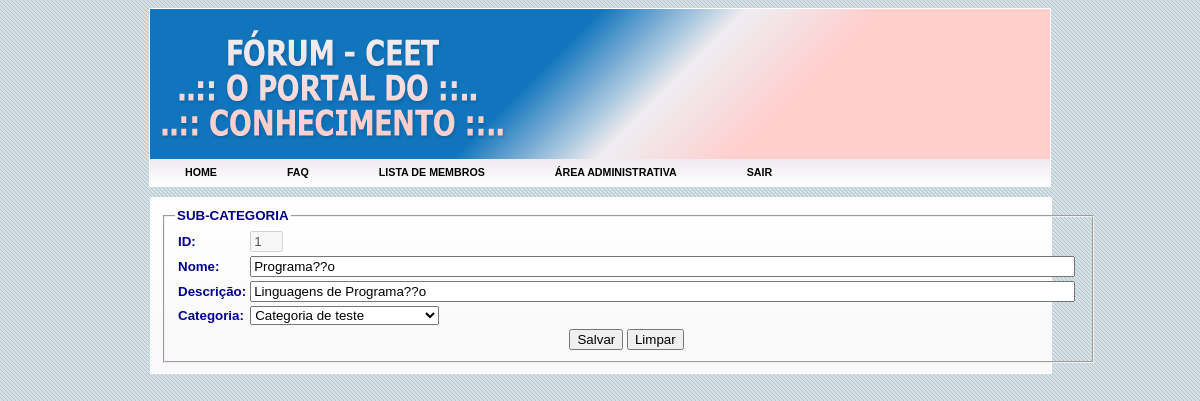
The app's page /forum/alterarSubCategoria.php?idsubcategoria=1&opcao=2 (signed in) with its own data.
### tables this page shows
CREATE TABLE `subcategoria` (
  `idsubcategoria` int(11) NOT NULL,
  `categoria_idcategoria` int(11) NOT NULL,
  `nome_subcategoria` varchar(45) DEFAULT NULL,
  `descricao` varchar(100) DEFAULT NULL
);

### models/Sessao.php (called while the page is built, shortened)
<?php
class Sessao
{
	public function getVariavelSessao($sVariavel)
    {
		return isset($_SESSION[$sVariavel]) ? $_SESSION[$sVariavel] : null;
	}
}

### models/SubCategoria.php (called while the page is built, shortened)
<?php
require_once("BancoDados.php");
class SubCategoria {
    private $idsubcategoria;
    private $nome_subcategoria;
    private $descricao;
    public function __construct($idsubcategoria = 0, $idcategoria = 0, $nome_subcategoria = null, $descricao = null) {
        $this->idsubcategoria = $idsubcategoria;
        $this->nome_subcategoria = $nome_subcategoria;
        $this->descricao = $descricao;
    }
    public function getIdSubCategoria() {
        return $this->idsubcategoria;
    }
    public function setIdSubCategoria($idsubcategoria) {
        $this->idsubcategoria = $idsubcategoria;
    }
    public function getNomeSubCategoria() {
        return $this->nome_subcategoria;
    }
    public function setNomeSubCategoria($nome_subcategoria) {
        $this->nome_subcategoria = $nome_subcategoria;
    }
    public function getDescricao() {
        return $this->descricao;
    }
    public function setDescricao($descricao) {
        $this->descricao = $descricao;
    }
    public function listar() {
        $oBanco = new BancoDados();
        $sQuery = "
        SELECT *
        FROM
            subcategoria
        WHERE
            idsubcategoria=".$this->getIdSubCategoria();
        if($oBanco->pesquisar($sQuery) && $oBanco->getQtd() > 0){
            return true;
        } else {
            ;
            return false;
        }
    }
}
?>

### models/BancoDados.php (called while the page is built, shortened)
<?php
class BancoDados {
    private $conexao;
    private $resultado;
    private $qtd;
    public function getResultado() {
        return $this->resultado;
    }
    public function getQtd() {
        return $this->qtd;
    }
    public function conectar(){
        $this->conexao = mysqli_connect(URL, USER, PASSWORD, NOME_BANCO, PORTA);
        mysqli_select_db($this->conexao, NOME_BANCO);
    }
    public function pesquisar($sql = "") {
        $lista = array();
        if ($sql == "") {
            $this->resultado = 0;
            $this->qtd = 0;
            return false;
        } else {
            $this->resultado = mysqli_query($this->conexao, $sql);
            if ($this->resultado) {
                $this->qtd = mysqli_num_rows($this->resultado);
                while($linha = mysqli_fetch_array($this->resultado, MYSQLI_ASSOC)){
                    $lista[] = $linha;
                }
                $this->resultado = $lista;
                return true;
            } else {
                $this->registrarLog("SQL: ".$sql." <br/> ERRO: ".mysqli_error($this->conexao));
                return false;
            }
        }
    }
}
?>

### models/Categoria.php (called while the page is built, shortened)
<?php
require_once("BancoDados.php");
class Categoria {
    private $idcategoria;
    private $nome_categoria;
    public function __construct($idcategoria = 0, $nome_categoria = null, $descricao = null) {
        $this->idcategoria = $idcategoria ;
        $this->nome_categoria = $nome_categoria;
    }
    public function getIdCategoria() {
        return $this->idcategoria;
    }
    public function getNomeCategoria() {
        return $this->nome_categoria;
    }
    public function listarTodos($iFirstReg = -1, $iLastReg = -1){
        $oBanco = new BancoDados();
        $lista = array();
        $sQuery = "
        SELECT *
        FROM
            categoria";
        if($oBanco->pesquisar($sQuery) && $oBanco->getQtd() > 0){
            $categorias = $oBanco->getResultado();
            foreach($categorias as $categoria){
                $lista[] = new Categoria($categoria['idcategoria'], $categoria['nome_categoria'], $categoria['descricao']);
            }
        }
        return ($lista);
    }
}
?>

### forum/alterarSubCategoria.php (the view, shortened to what this page needs)
<?php
require_once("../models/Sessao.php");
require_once("../models/Categoria.php");
require_once("../models/SubCategoria.php");
$oSessao = new Sessao();
$oCategoria = new Categoria();
$oSubCategoria = new SubCategoria();
$erro = null;
$opcao = @$_GET['opcao'];
switch ($opcao) {
    case 2:
        if (!$idsubcategoria = @$_GET['idsubcategoria']) {
            $erro = "<center><h1>ERRO AO EXIBIR SUBCATEGORIA!<br/>ID SUBCATEGORIA NAO INFORMADO!</h1></center>";
        } else {
            $oSubCategoria->setIdSubCategoria($idsubcategoria);
            if ($oSubCategoria->listar()) {
                $nomeSubCategoria = $oSubCategoria->getNomeSubCategoria();
                $descricao = $oSubCategoria->getDescricao();
            } else {
                $erro = "<center><h1>SUBCATEGORIA NAO ENCONTRADA</h1></center>";
            }
        }
        break;
}
?>
<!DOCTYPE html PUBLIC "-//W3C//DTD XHTML 1.0 Transitional//EN"
    "http://www.w3.org/TR/xhtml1/DTD/xhtml1-transitional.dtd">
<html xmlns="http://www.w3.org/1999/xhtml" xml:lang="pt" lang="pt" dir="ltr">
    <head>
        <link rel='stylesheet' href='../css/estilo_forum.css' type='text/css' media='screen'/>
        <link rel="stylesheet" href="../css/menu_style.css" type="text/css" />
    </head>
    <body>
        <div id='container'>
            <div id='cabecalho'>
                <div id='banner_superior'>
                    <div id='banner_superior_figura'>
                        <img src='../img/banner_texto_forum.png'/>
                    </div>
                </div>
                <div id='menu_superior'>
                    <ul>
                        <li><a href="./index.php" >HOME</a></li>
                        <li><a href="./faq.php" >FAQ</a></li>
                        <?php if (($oSessao->getVariavelSessao("nivelAcesso") != "Aluno") && ($oSessao->getVariavelSessao("nivelAcesso") != "Professor" && $oSessao->getVariavelSessao("nivelAcesso") != "Usu�rio")) { ?>
                            <li><a href="./membros.php">LISTA DE MEMBROS</a></li>
                            <li>
                                <a href="#">&Aacute;REA ADMINISTRATIVA</a>
                            </li>
                        <?php } ?>
                        <li><a href='../portal/index.php'>SAIR</a></li>
                    </ul>
                </div>
            </div>
            <div id='conteudo'>
                <?php if (!$erro) { ?>
                    <fieldset>
                        <legend><b>SUB-CATEGORIA</b></legend>
                        <form name='formCategoria' method='post' action='salvarSubCategoria.php' onSubmit='return validarCategoria();'>
                            <table>
                                <tr>
                                    <td><b>ID:</b></td>
                                    <td><input type='text' name='campoID' size=1 id='campoID' value='<?php echo $idsubcategoria;?>' disabled /></td>
                                    <td><input type='hidden' name='campoID' id='campoID' value='<?php echo $idsubcategoria;?>' /></td>
                                </tr>
                                <tr>
                                    <td><b>Nome:</b></td>
                                    <td><input type='text' size=100 name='campoNome' id='campoNome' class='campoNome' value='<?php echo $nomeSubCategoria;?>'/></td>
                                </tr>
                                <tr>
                                    <td><b>Descri&ccedil;&atilde;o:</b></td>
                                    <td><input type='text' size=100 name='campoDescricao' id='campoDescricao' class='campoDescricao' value='<?php echo $descricao;?>'/></td>
                                </tr>
                                <tr>
                                    <td><b>Categoria:</b></td>
                                    <td>
                                        <select name='selectCategoria' id='selectCategoria'>
                                            <?php
                                            $listaCategorias = $oCategoria->listarTodos();
                                            if ($listaCategorias) {
                                                foreach($listaCategorias as $categoria){
                                                    echo "<option value='".$categoria->getIdCategoria()."'>".$categoria->getNomeCategoria()."</option>";
                                                }
                                            } else {
                                                echo "<b>SUBCATEGORIA NAO ENCONTRADA</b>";
                                            }
                                            ?>
                                        </select>
                                    </td>
                                </tr>
                                <tr>
                                    <td colspan=2 align='center'><input type='submit' value='Salvar' />&nbsp;<input type='reset' value='Limpar' /></td>
                                </tr>
                            </table>
                        </form>
                    </fieldset>
                <?php
                } else {
                    echo $erro;
                }
                ?>
            </div>
        </div>
    </body>
</html>

### css/estilo_forum.css (style rules this page uses)
body { background-image: url(../img/fundo_body.gif); }
a { text-decoration: none; color: #00008C; font-weight: bold; border: 0px solid transparent; }
img { border: 0; }
#container { width: 902px; height: auto; position: absolute; left: 50%; margin-left: -451px; }
#cabecalho { width: auto; height: auto; position: relative; border: 1px solid white; }
#banner_superior { width: 900px; height: 150px; position: relative; background-image: url(../img/banner_cabecalho.png); }
#banner_superior_figura { width: 347px; height: 110px; left: 10px; position: absolute; top: 50%; margin-top: -55px; }
#menu_superior { width: 900px; height: 27px; position: relative; font-family: Tahoma, sans-serif; font-size: 8pt; font-weight: bold; background-image: url(../img/bg-bubplastic.png); }
#menu_superior ul { list-style: none; margin: 0px; padding: 0px; padding-top: 7px; }
#menu_superior ul li { display: inline; padding-top: 7px; padding-bottom: 7px; margin: 0px; margin-right: -3px; }
#menu_superior ul li a { padding: 7px; padding-left: 35px; padding-right: 35px; color: #000; }
#conteudo { width: 880px; *width: 900px; height: auto; left: 1px; margin-top: 10px; margin-bottom: 60px; position: relative; background-color: #EFEBEF; background-image: url(../img/conteudo_back_forum.png); background-repeat: repeat-x; border: 1px solid white; font-family: Tahoma, sans-serif; font-size: 10pt; font-weight: none; text-align: justify; color: #00008C; padding: 10px; }

### records on screen
subcategoria: campoNome "Programa??o", campoDescricao "Linguagens de Programa??o"

### other values on screen
form field selectCategoria "Categoria de teste"
